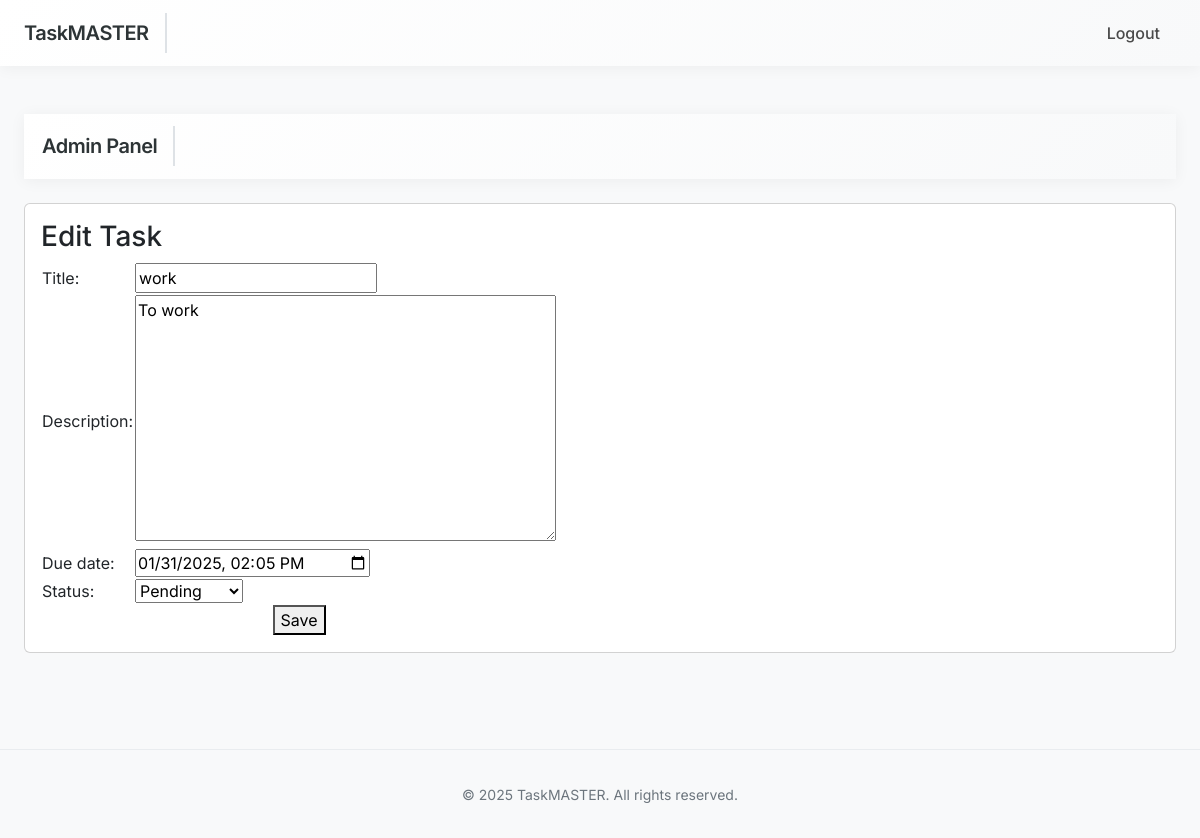
Screenshot of /app-admin/tasks/3/edit/ (signed in) with the database file from the repository.
### Task/models.py (models this page shows, shortened)
class Task(models.Model):
    STATUS_CHOICES = [
        ('pending', 'Pending'),
        ('in_progress', 'In Progress'),
        ('completed', 'Completed'),
    ]
    title = models.CharField(max_length=200)
    description = models.TextField(blank=True, null=True)
    assigned_to = models.ForeignKey(User, on_delete=models.CASCADE, related_name='assigned_tasks')
    created_by = models.ForeignKey(User, on_delete=models.CASCADE, related_name='created_tasks')
    due_date = models.DateTimeField()
    status = models.CharField(max_length=20, choices=STATUS_CHOICES, default='pending')
    created_at = models.DateTimeField(auto_now_add=True)
    updated_at = models.DateTimeField(auto_now=True)

### Task/views.py (the view)
# urls.py: path('app-admin/tasks/<int:pk>/edit/', views.AdminTaskUpdateView.as_view(), name='admin_task_edit'),
class AdminTaskUpdateView(UserPassesTestMixin, UpdateView):
    model = Task
    form_class = TaskForm
    template_name = 'admin/task_form.html'
    success_url = reverse_lazy('admin_dashboard')
    def test_func(self):
        return self.request.user.is_staff

### Task/forms.py (shortened to what this page needs)
class TaskForm(forms.ModelForm):
    class Meta:
        model = Task
        fields = ['title', 'description', 'due_date', 'status']
        widgets = {
            'due_date': forms.DateTimeInput(attrs={'type': 'datetime-local'}),
        }

### templates/admin/task_form.html (shortened to what this page needs)
{% extends 'admin/base_admin.html' %}
{% block content %}
{{ block.super }}
<div class="card">
    <div class="card-body">
        <h3 class="card-title">Edit Task</h3>
        <form method="post">
            <table>
                <tr>
                    <td>{{ form.title.label_tag }}</td>
                    <td>{{ form.title }}</td>
                </tr>
                <tr>
                    <td>{{ form.description.label_tag }}</td>
                    <td>{{ form.description }}</td>
                </tr>
                <tr>
                    <td>{{ form.due_date.label_tag }}</td>
                    <td>{{ form.due_date }}</td>
                </tr>
                <tr>
                    <td>{{ form.status.label_tag }}</td>
                    <td>{{ form.status }}</td>
                </tr>
                <tr>
                    <td colspan="2" style="text-align: center;">
                        <button type="submit">Save</button>
                    </td>
                </tr>
            </table>
        </form>
    </div>
</div>
{% endblock %}

### templates/base.html (style rules this page uses)
:root { --primary-hue: 220; --primary-color: hsl(var(--primary-hue), 89%, 56%); --hover-color: hsl(var(--primary-hue), 89%, 46%); }
body { font-family: 'Inter', sans-serif; background-color: #f8f9fa; min-height: 100vh; }

### rows the page displays
Task: title "work", description "To work", due_date "01/31/2025 14:05", status "Pending"
